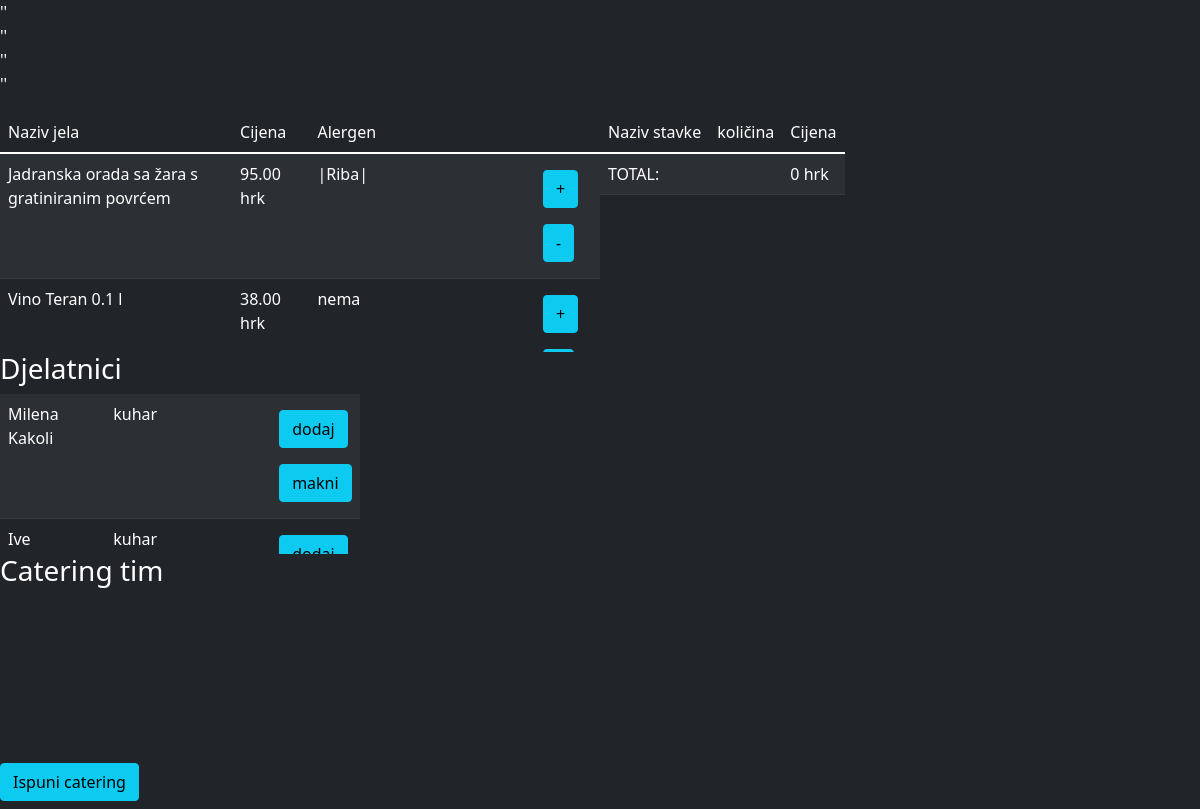
/webaplikacija/poslovodja/pcatering/p_zahtjevcatering.php?update=1, run on the app's committed database.
### tables this page shows
CREATE TABLE djelatnik (
	id INTEGER PRIMARY KEY AUTO_INCREMENT,
    id_osoba INTEGER NOT NULL,
    oib CHAR(11) NOT NULL,
    datum_rodenja DATE NOT NULL,
    datum_zaposlenja DATETIME NOT NULL DEFAULT CURRENT_TIMESTAMP,
    id_zanimanje INTEGER NOT NULL,
    zaposlen CHAR(1) NOT NULL DEFAULT "D",
    CHECK (zaposlen IN("D", "N")),
    FOREIGN KEY (id_osoba) REFERENCES osoba (id),
    FOREIGN KEY (id_zanimanje) REFERENCES zanimanje (id),
    CONSTRAINT id_osoba_unique UNIQUE (id_osoba),
    CONSTRAINT oib_unique UNIQUE (oib)
);

CREATE TABLE osoba (
	id INTEGER PRIMARY KEY AUTO_INCREMENT,
    ime VARCHAR(50) NOT NULL,
    prezime VARCHAR(50) NOT NULL,
    broj_mob VARCHAR(10),
    email VARCHAR(30)
);

CREATE TABLE zanimanje (
	id INTEGER PRIMARY KEY AUTO_INCREMENT,
    naziv VARCHAR(50) NOT NULL,
    placa_hrk DECIMAL(10, 2) DEFAULT 3750.00,
    CHECK (placa_hrk >= 3750.00)
);

### webaplikacija/poslovodja/pcatering/p_zahtjevcatering.php (the view, shortened to what this page needs)
<!DOCTYPE html>
<html>
<head>
    <link href="https://cdn.jsdelivr.net/npm/bootstrap@5.1.3/dist/css/bootstrap.min.css" rel="stylesheet"
>
</head>
<body class='text-light bg-dark'><?php
    include_once '../poslovodja_konekcija.php';
    $podacioc = mysqli_fetch_assoc(mysqli_query($con,"SELECT * FROM catering_zahtjev JOIN adresa ON catering_zahtjev.id_adresa=adresa.id WHERE catering_zahtjev.id='$_SESSION[s_idcatering]'"));
    echo "<p>
    '$podacioc[opis]'<br>
    '$podacioc[drzava]'<br>
    '$podacioc[grad]'<br>
    '$podacioc[ulica]'<br></p>";
    $tablicaracuna = "CREATE TABLE IF NOT EXISTS trenutni_catering
(
id_meni	int,
naziv_stavkec varchar(50),
kolicina int,
cijena_hrk decimal(10,2)
);";
$tablicadjelatnika = "CREATE TABLE IF NOT EXISTS tablicadjelatnika
(
id_djelatnik int,
ime varchar(50),
prezime varchar(50),
zanimanje varchar(50)
);";
$meni = mysqli_query($con,"SELECT * FROM aktivni_meni");
mysqli_query($con,$tablicaracuna);
mysqli_query($con,$tablicadjelatnika);
echo " <section  style='width:50%; float:left; overflow-y:scroll; overflow-x:hidden;  height:240px;'><table class='table table-dark table-striped'><thead>
<tr>
    <td>Naziv jela</td>
    <td>Cijena</td>
    <td>Alergen</td>
</tr>
</thead>
<tbody >";
    while ($redakmenija = mysqli_fetch_assoc($meni)){
    $alergen = '|';
    echo "<tr>
            <td>".$redakmenija['naziv_stavke']."</td>
            <td>".$redakmenija['cijena_hrk']." hrk</td>";
            $provjerialergen = mysqli_query($con,"SELECT alergen.naziv FROM sadrzi_alergen JOIN alergen ON sadrzi_alergen.id_alergen=alergen.id WHERE sadrzi_alergen.id_meni='$redakmenija[id]';");
            if (!mysqli_num_rows($provjerialergen)) {
                $alergen = 'nema';
            } else {
                while ($alergenid = mysqli_fetch_assoc($provjerialergen)) {
                    $alergen .= $alergenid['naziv'].'|';
                }
            }
    echo "<td>$alergen</td>
        <td><a class='my-2 btn btn-info' href='pn_kolicina.php?did=".$redakmenija['id']."&operacija=1'>+</a>
            <a class='my-2 btn btn-info' href='pn_kolicina.php?did=".$redakmenija['id']."&operacija=2'>-</a></td>
        </tr>";
    }
    echo "
    </tbody>
    </table> </section>
    <section style='display:inline-block;'>
    <table class='table table-dark table-striped'><thead>
    <tr>
        <td>Naziv stavke</td>
        <td>količina</td>
        <td>Cijena</td>
    </tr>
    </thead>
    <tbody style='overflow-y:scroll; overflow-x:hidden'>";
        if (isset($_GET['update'])) {
            $total=0;
            echo "<tr><td>TOTAL:</td><td></td>
            <td>".$total." hrk</td></tr>";
        }
    echo "
    </tbody>
    </table></section>";
    echo " <section  style='width:360px; display:block;'><h3 style='color:#FFF;'>Djelatnici</h3>
     <section  style='overflow-y:scroll; overflow-x:hidden;  height:160px;'>
    <table class='table table-dark table-striped'>
    <tbody>";
    $djelatnici = mysqli_query($con, "SELECT djelatnik.id,osoba.ime,osoba.prezime,zanimanje.naziv FROM djelatnik JOIN osoba ON djelatnik.id_osoba=osoba.id JOIN zanimanje ON zanimanje.id=djelatnik.id_zanimanje;");
        while ($djelatnik = mysqli_fetch_assoc($djelatnici)) {
            echo "<tr>
                <td>".$djelatnik['ime']."<br>".$djelatnik['prezime']."</td>
                <td>".$djelatnik['naziv']."</td>
                <td><a class='my-2 btn btn-info' href='p_dodajc.php?did=".$djelatnik['id']."&operacija=1'>dodaj</a>
                <br><a class='my-2 btn btn-info' href='p_dodajc.php?did=".$djelatnik['id']."&operacija=2'>makni</a></td></tr>";
        }
    echo "</tbody></table></section>
     <section  style='width:360px; display:block;'><h3 style='color:#FFF;'>Catering tim</h3>
     <section  style='overflow-y:scroll; overflow-x:hidden;  height:160px;'>
        <table class='table table-dark table-striped'>
        <tbody>";
        echo "
        </tbody>
        </table></section></section>";
echo "</tbody></table></section></section><a class='my-2 btn btn-info' href='p_ispunicatering.php'>Ispuni catering</a>";
?>
</body>
</html>

### data on the page
djelatnik: id_osoba.ime "Milena", id_osoba.prezime "Kakoli", id_zanimanje.naziv "kuhar"
djelatnik: id_osoba.ime "Ive", id_zanimanje.naziv "kuhar"

### other printed values
$redakmenija['naziv_stavke'] "Jadranska orada sa žara s gratiniranim povrćem"
$redakmenija['cijena_hrk'] "95.00"
$alergen "|Riba|"
$redakmenija['naziv_stavke'] "Vino Teran 0.1 l"
$redakmenija['cijena_hrk'] "38.00"
$alergen "nema"
$total "0"
